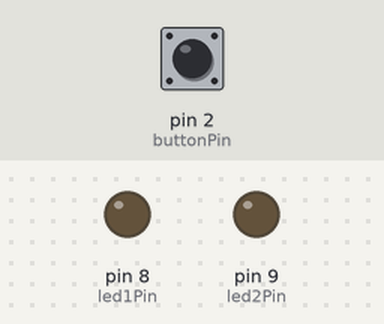
A sketch run on a simulated Arduino Uno, built with avr-gcc and run on an emulated ATmega328P. On the bench: output pins drawn as LEDs (lit = HIGH). Dashed ring = blinking. The test bench sets the inputs (shaded band); at power-on: pin 2 (buttonPin) HIGH.

Above: at 0.1 s.
At 1.2 s:
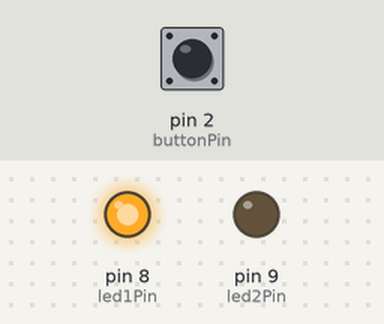
1.3 s: pin 2 (buttonPin) pulled LOW for 0.15 s
At 1.9 s:
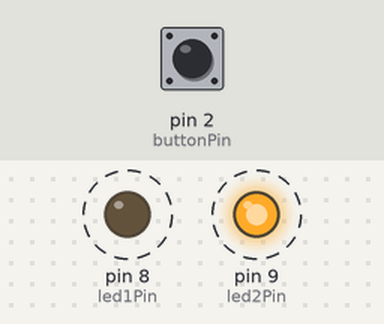
Timing chart, 0 to 10.4 s (numbered marks = the images above; inputs shaded):
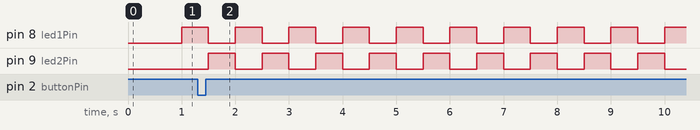

The sketch:

z0.1.ino
```cpp
const int led1Pin = 8;
const int led2Pin = 9;
const int buttonPin = 2;

const int numLevels = 3;
unsigned long blinkPeriods[numLevels] = {1000, 500, 250};
int currentLevel = 0;

unsigned long lastToggleTime = 0;
bool ledState = false;
bool lastButtonState = HIGH;

void setup() {
  pinMode(led1Pin, OUTPUT);
  pinMode(led2Pin, OUTPUT);
  pinMode(buttonPin, INPUT_PULLUP);
}

void loop() {

  bool buttonState = digitalRead(buttonPin);

  if (lastButtonState == HIGH && buttonState == LOW) {
    currentLevel = (currentLevel + 1) % numLevels;
    delay(50);
  }
  lastButtonState = buttonState;

  unsigned long currentMillis = millis();
  unsigned long interval = blinkPeriods[currentLevel];

  if (currentMillis - lastToggleTime >= interval) {
    lastToggleTime = currentMillis;
    ledState = !ledState;

    if (ledState) {
      digitalWrite(led1Pin, HIGH);
      digitalWrite(led2Pin, LOW);
    } else {
      digitalWrite(led1Pin, LOW);
      digitalWrite(led2Pin, HIGH);
    }
  }
}


// Sa interruptom

/*
const int led1Pin = 8;
const int led2Pin = 9;
const int buttonPin = 2;

const int numLevels = 3;
unsigned long blinkPeriods[numLevels] = {1000, 500, 250};

// Varijable koje se ažuriraju unutar ISR-a moraju biti deklarirane kao volatile
volatile int currentLevel = 0;
volatile unsigned long lastInterruptTime = 0;
const unsigned long debounceDelay = 50;  // debounce interval u milisekundama

unsigned long lastToggleTime = 0;
bool ledState = false;

void setup() {
  pinMode(led1Pin, OUTPUT);
  pinMode(led2Pin, OUTPUT);
  pinMode(buttonPin, INPUT_PULLUP);

  // Postavljanje prekida na pin 2 (buttonPin) na padajućem rubu
  attachInterrupt(digitalPinToInterrupt(buttonPin), buttonISR, FALLING);
}

void loop() {
  unsigned long currentMillis = millis();
  // Dohvatimo period bljeskanja prema trenutačnoj razini (currentLevel)
  unsigned long interval = blinkPeriods[currentLevel];

  // Provjera proteklog vremena i prebacivanje stanja LED-a
  if (currentMillis - lastToggleTime >= interval) {
    lastToggleTime = currentMillis;
    ledState = !ledState;

    if (ledState) {
      digitalWrite(led1Pin, HIGH);
      digitalWrite(led2Pin, LOW);
    } else {
      digitalWrite(led1Pin, LOW);
      digitalWrite(led2Pin, HIGH);
    }
  }
}

// ISR funkcija za tipkalo
void buttonISR() {
  // Debounce: provjeri proteklo vrijeme od posljednjeg prekida
  unsigned long interruptTime = millis();
  if (interruptTime - lastInterruptTime > debounceDelay) {
    // Povećaj razinu (ciklički: 0, 1, 2, pa ponovno 0)
    currentLevel = (currentLevel + 1) % numLevels;
    lastInterruptTime = interruptTime;
  }
}

*/
```

Measured:
- after the input at 1.3 s, pin 8 (led1Pin), pin 9 (led2Pin): alternates HIGH for 0.50 s and LOW for 0.50 s, starting after 0.20 s
